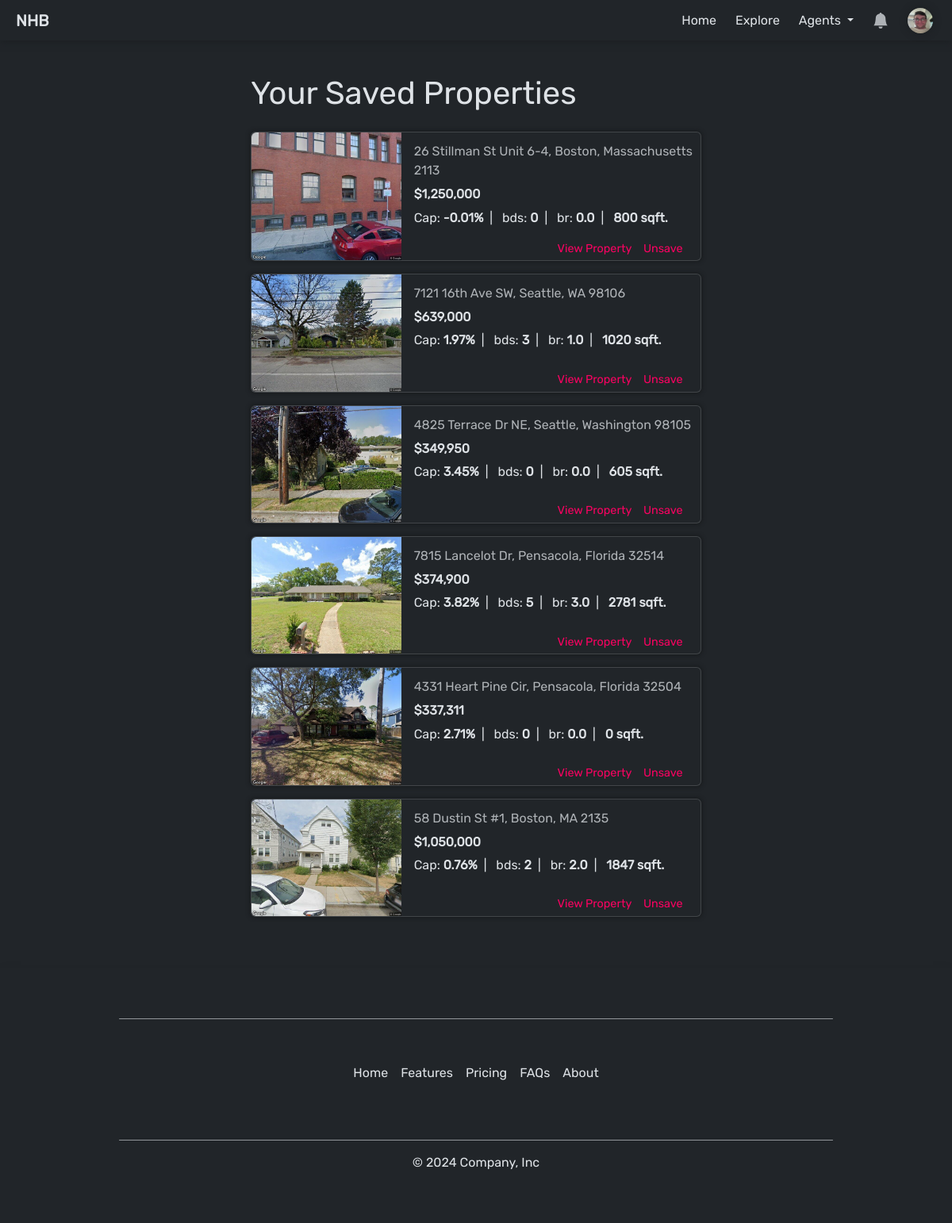
The app's page /profile/saved/ (signed in), older data.
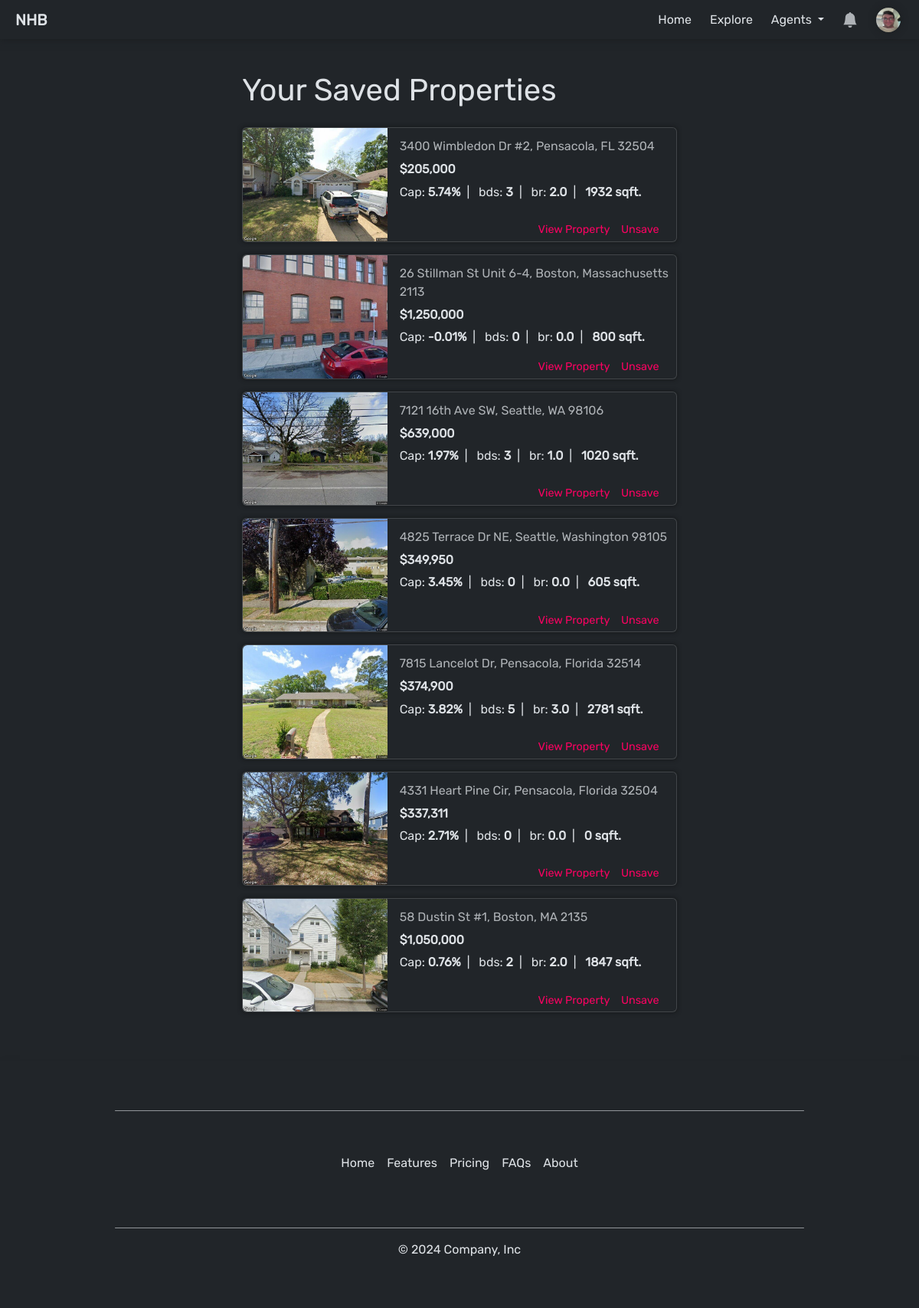
The same page, newer data.
### account/models.py (models this page shows, shortened)
class CustomUser(AbstractUser):
    USER_TYPE_CHOICES = (
        ('buyer', 'Buyer'),
        ('agent', 'Agent'),
    )
    user_type = models.CharField(max_length=20, choices=USER_TYPE_CHOICES, default=USER_TYPE_CHOICES[0])
    @property
    def profile(self):
        return self.profile_set.first()
    objects = BaseUserManager()

### profiles/models.py (models this page shows, shortened)
class Profile(models.Model):
    user = models.ForeignKey(User, on_delete=models.CASCADE)
    theme = models.CharField(choices=[('light','light'), ('dark','dark')], max_length=100, default='dark')
    goal = models.CharField(max_length=1000, default='Searching for Investment Property')
    phone_number = models.CharField(max_length=10, blank=True, null=True)
    location = models.CharField(max_length=100, blank=True, null=True)
    profile_picture = models.ImageField(upload_to='profile_pictures', blank=True, null=True)
    @property
    def unread_notification_count(self):
        return self.user.notification_set.filter(is_read=False).count()

### property/models.py (models this page shows, shortened)
class SavedProperty(models.Model):
    profile = models.ForeignKey(Profile, on_delete=models.CASCADE)
    property_id = models.CharField(max_length=100)
    address = models.CharField(max_length=250)
    city = models.CharField(max_length=100)
    state = models.CharField(max_length=2)
    zip = models.IntegerField()
    image = models.ImageField(upload_to='property_images/', default='property_images/default/shrek.webp')
    price = models.DecimalField(max_digits=10, decimal_places=2)
    cap_rate = models.DecimalField(max_digits=7, decimal_places=4)
    beds = models.IntegerField()
    baths = models.DecimalField(max_digits=2, decimal_places=1)
    sq_ft = models.IntegerField()
    timestamp = models.DateTimeField(auto_now_add=True)
    archived = models.BooleanField(default=False)
    class Meta:
        constraints = [
            models.UniqueConstraint('profile', 'property_id', name='profile-property_id'),
        ]
    @property
    def endpoint(self):
        return f'/property/detail/state={self.state}&city={self.city}&address={self.address}&zip={self.zip}&id={self.property_id}/'
    @property
    def address_full(self):
        return f'{self.address}, {self.city}, {self.state} {self.zip}'

### profiles/views.py (the view)
# urls.py: path('saved/', views.saved_property_list_view, name='saved_property_list'),
@login_required(login_url='/account/login/')
def saved_property_list_view(request, *args, **kwargs):
    profile = Profile.objects.get(user=request.user)
    saved_properties_qs = SavedProperty.objects.filter(profile=profile).filter(archived=False).order_by('-timestamp')
    return render(request, 'profile/saved-properties.html', { 'profile': profile, 'saved_properties': saved_properties_qs })

### agent/templatetags/is_agent.py (called while the page is built)
@register.filter(name='is_agent')
def is_agent(user: User, group_name='Agent'):
    return user.groups.filter(name=group_name).exists()

### property/templatetags/currency.py (called while the page is built)
@register.filter(name='currency')
def currency(value: str, decimal: int)-> str:
    if type(value) == str:
        if value == '':
            value = 0
        else:
            value = float(value)
    return f'${value:,.{decimal}f}'

### property/templatetags/percentage.py (called while the page is built)
@register.filter(name='percentage')
def percentage(value: float)-> str:
    return f'{value*100:.2f}%'

### templates/profile/saved-properties.html
{% extends "base.html" %}
{% block content %}
<div class="container col-12 col-md-8 col-lg-6 py-5 px-3">
    <h1 class="mb-4">Your Saved Properties</h1>
    <div id="saved-property-container">
    {% if not saved_properties %}
        <p>No saved properties.</p>
    {% else %}
    {% for property in saved_properties %}
        {% include "profile/partials/saved-property-card.html" %}
    {% endfor %}
    {% endif %}
    </div>
</div>
{% endblock content %}

### templates/base.html (shortened to what this page needs)
<!DOCTYPE html>
<html lang="en" data-bs-theme="{% if not user.is_authenticated %}dark{% else %}{{ request.user.profile.theme }}{% endif %}">
<head>
    {% load static %}
    <link rel="stylesheet" type="text/css" href={% static "css/styles.css" %}>
    <link href="https://cdn.jsdelivr.net/npm/bootstrap@5.3.3/dist/css/bootstrap.min.css" rel="stylesheet">
    <link rel="stylesheet" href="https://unpkg.com/leaflet@1.9.4/dist/leaflet.css" />
</head>
<body hx-headers='{"X-CSRFToken": "{{ csrf_token }}"}' hx-ext="ws" ws-connect="/ws/notifications/">
    {% include 'components/nav.html' %}
    {% include 'notifications/toast-container.html' %}
    <div id="app-container" class="position-relative" style="min-height:100vh; {% if request.get_full_path != '/' %}padding-top:2.9rem;{% endif %}">
    {% block content %}
    {% endblock %}
    </div>
    {% if not "/explore/" in request.get_full_path %}
        {% include 'components/footer.html' %}
    {% endif %}
</body>
</html>

### templates/components/nav.html (shortened to what this page needs)
{% load static %}
{% load is_agent %}
<nav
id="navbar"
class="navbar navbar-expand-lg w-100 py-1"
>
    <div class="container-fluid m-0">
        <div class="collapse navbar-collapse justify-content-between" id="navbarSupportedContent">
            <a id='brand' class="navbar-brand px-2" href="/">NHB</a>
            <ul class="navbar-nav mb-2 mb-lg-0">
                {% if request.get_full_path != '/' %}
                    <li class="nav-item me-2">
                        <a class="nav-link {% if request.get_full_path == '/' %}active{% endif %}" aria-current="page" href="/">
                            Home
                        </a>
                    </li>
                {% endif %}
                <li class="nav-item me-2">
                    <a class="nav-link {% if '/explore/' in request.get_full_path %}active{% endif %}" href="/explore/">
                        Explore
                    </a>
                </li>
                {% if not request.user|is_agent %}
                <li class="nav-item me-2 dropdown">
                    <a class="nav-link dropdown-toggle {% if '/agent/' in request.get_full_path %}active{% endif %}" href="#" role="button" data-bs-toggle="dropdown" aria-expanded="false">
                        Agents
                    </a>
                </li>
                {% else %}
                <li class="nav-item me-2">
                    <a class="nav-link {% if '/agent/' in request.get_full_path %}active{% endif %}" href="/agent/dashboard/">
                        Dashboard
                    </a>
                </li>
                {% endif %}
                {% if not user.is_authenticated %}
                    <li class="nav-item">
                        <a class="nav-link" href="/account/register/">Login / Signup</a>
                    </li>
                    {% else %}
                    <li class="nav-item dropdown h-100 align-items-start me-2 " >
                        <a
                        id="notification-dropdown-tg"
                        class="nav-link dropdown-toggle d-flex align-items-center position-relative"
                        href="#"
                        role="button"
                        data-bs-toggle="offcanvas" data-bs-target="#notificationsDrawer" aria-controls="notificationsDrawer"
                        onclick="clearNotificationSpan()"
                        >
                            <svg id="notification-icon" xmlns="http://www.w3.org/2000/svg" width="20" height="20" fill="white" class="bi bi-bell-fill" viewBox="0 0 16 16">
                                <path d="M8 16a2 2 0 0 0 2-2H6a2 2 0 0 0 2 2m.995-14.901a1 1 0 1 0-1.99 0A5 5 0 0 0 3 6c0 1.098-.5 6-2 7h14c-1.5-1-2-5.902-2-7 0-2.42-1.72-4.44-4.005-4.901"/>
                            </svg>
                        </a>
                    </li>
                    <li class="nav-item dropdown">
                        <a id="profile-dropdown-tg" class="nav-link dropdown-toggle d-flex align-items-center" href="#" role="button" data-bs-toggle="dropdown" aria-expanded="false">
                            <div id="profile-badge-container">
                            {% if not user.profile.profile_picture %}
                                {% include "icons/profile-icon.html" %}
                            {% else %}
                                <img src="{{ user.profile.profile_picture.url }}" class="profile-badge me-1" alt="profile picture">
                            {% endif %}
                            </div>
                        </a>
                    </li>
                {% endif %}
            </ul>
        </div>
    </div>
</nav>

### templates/notifications/toast-container.html (shortened to what this page needs)
<div id='toast-container' class="toast-container">
</div>

### templates/profile/partials/saved-property-card.html (shortened to what this page needs)
{% load static %}
{% load currency %}
{% load percentage %}
{% load comma %}
<div id="property-card-{{property.property_id}}" class="card mb-3 w-auto" style="box-shadow: 0 0 4px 2px var(--bs-dark-bg-subtle);">
    <div class="row g-0">
        <div class="col-4 col-md-4">
            <img src="{{property.image.url}}" class="img-fluid rounded-start h-100 card-image" alt="...">
        </div>
        <div class="col-8 col-md-8">
            <div class="card-body h-100  align-items-center py-1 ps-3 pe-2">
                <div class="property-card-details h-75 pt-2">
                    <p class="text-muted mb-2">{{ property.address_full }}</p>
                    <h6 style="font-weight:600;">{{ property.price|currency:0 }}</h6>
                    <p class="mb-2" style="font-size:1rem;">
                        Cap: <strong >{{ property.cap_rate|percentage }}</strong>&ensp;|&ensp;
                        bds: <strong>{{ property.beds }}</strong>&ensp;|&ensp;
                        br: <strong>{{ property.baths }}</strong>&ensp;|&ensp;
                        <strong>{{ property.sq_ft }} sqft.</strong>
                    </p>
                </div>
                <div id="card-button-container" class="d-flex pb-2 h-25">
                    <a style="color:var(--love);" href="{{property.endpoint}}">View Property</a>
                    {% if user == request.user %}
                        <a
                        style="color:var(--love);"
                        hx-post="{% url 'toggle_property_saved' %}"
                        hx-target="#property-card-{{property.property_id}}"
                        hx-vals='{ "view": "profile", "property": { "propertyId": "{{ property.property_id }}" }}'
                        hx-swap="outerHTML"
                        >Unsave</a>
                    {% endif %}
                </div>
            </div>
        </div>
    </div>
</div>

### templates/components/footer.html (shortened to what this page needs)
<footer id="footer" class="py-5 position-absolute w-100 shadow" >
  <hr class="w-75 mx-auto mb-5"></hr>
  <ul class="nav justify-content-center pb-3 mb-3">
    <li class="nav-item"><a href="/" class="nav-link px-2">Home</a></li>
    <li class="nav-item"><a href="#" class="nav-link px-2">Features</a></li>
    <li class="nav-item"><a href="#" class="nav-link px-2">Pricing</a></li>
    <li class="nav-item"><a href="#" class="nav-link px-2">FAQs</a></li>
    <li class="nav-item"><a href="#" class="nav-link px-2">About</a></li>
  </ul>
  <hr class="w-75 mx-auto mt-5"></hr>
  <p class="text-center">© 2024 Company, Inc</p>
</footer>

### static/css/styles.css (style rules this page uses)
:root { --love: #fa0261; --love-dark: #691535; --hidden: #34d3eb; --gray-bg: rgb(223, 223, 223); --gray-color: gray; --success: #04c904; }
body { font-family: Rubik,Arial,sans-serif!important; }
hr { border-top: 1px solid var(--bs-secondary-color)!important; color: var(--bs-secondary-color)!important; border-radius: 5px; opacity: .8!important; }

### templates/notifications/toast-container.html (style rules this page uses)
.toast-container { position: fixed; bottom: 0; right: 0; z-index: 9999; padding: 20px; }

### templates/profile/partials/saved-property-card.html (style rules this page uses)
#card-button-container { display: flex; justify-content: flex-end; align-items: flex-end; }
#card-button-container a { color: var(--bs-secondary-color); font-size: .9rem; cursor: pointer; margin-right: .9rem; text-decoration: none; }

### templates/components/footer.html (style rules this page uses)
footer { background: var(--bs-body-bg); }
footer .nav-link { color: var(--bs-body-color)!important; }

Row changes from the older to the newer data that the page shows:
added SavedProperty: image (picture), address_full "3400 Wimbledon Dr #2, Pensacola, FL 32504", price "$205,000", cap_rate|percentage "5.74%", beds "3", baths "2.0", sq_ft "1932"
